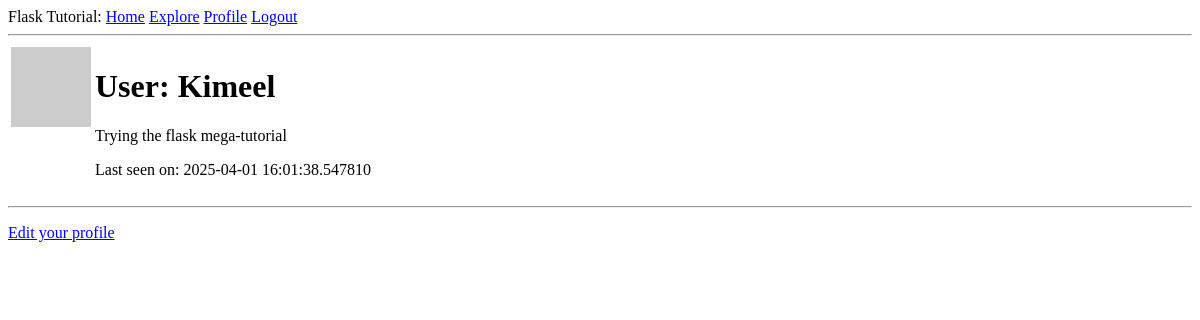
/user/Kimeel (signed in), run on an earlier commit of the app's database.
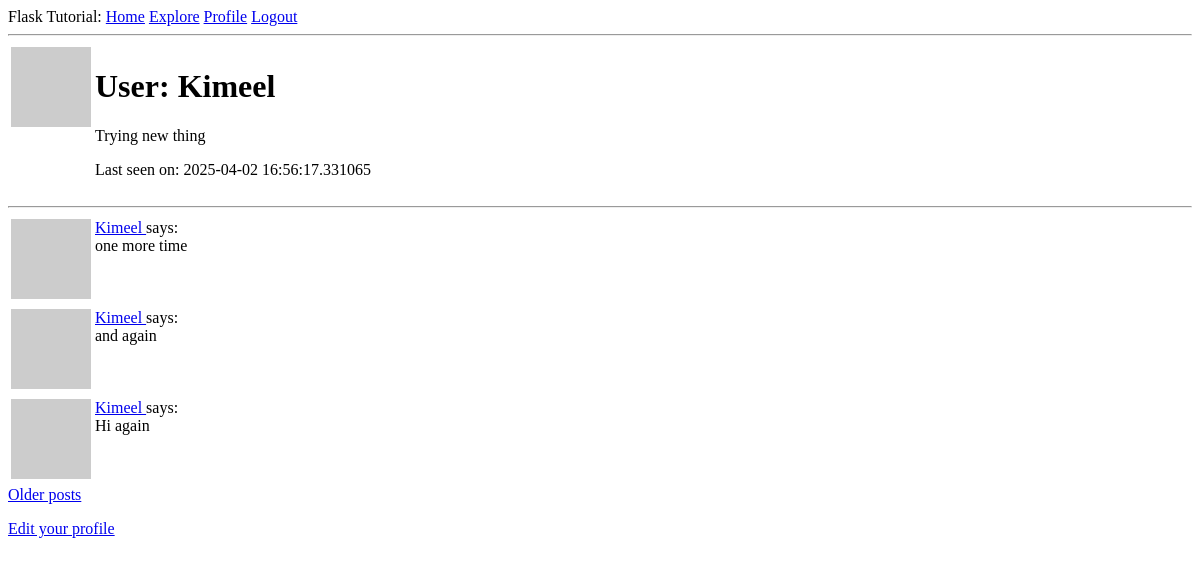
And on a later commit of the database.
### app/models.py (models this page shows, shortened)
class User(UserMixin, db.Model):
    id: so.Mapped[int] = so.mapped_column(primary_key=True)
    username: so.Mapped[str] = so.mapped_column(sa.String(64), index=True,
                                                unique=True)
    email: so.Mapped[str] = so.mapped_column(sa.String(120), index=True,
                                             unique=True)
    password_hash: so.Mapped[Optional[str]] = so.mapped_column(sa.String(256))
    posts: so.WriteOnlyMapped['Post'] = so.relationship(back_populates='author')
    about_me: so.Mapped[Optional[str]] = so.mapped_column(sa.String(140))
    last_seen: so.Mapped[Optional[datetime]] = so.mapped_column(
        default=lambda: datetime.now(timezone.utc))
    following: so.WriteOnlyMapped['User'] = so.relationship(
        secondary=followers, primaryjoin=(followers.c.follower_id == id),
        secondaryjoin=(followers.c.followed_id == id),
        back_populates='followers')
    followers: so.WriteOnlyMapped['User'] = so.relationship(
        secondary=followers, primaryjoin=(followers.c.followed_id == id),
        secondaryjoin=(followers.c.follower_id == id),
        back_populates='following')
    def avatar(self, size):
        digest = md5(self.email.lower().encode('utf-8')).hexdigest()
        return f'https://www.gravatar.com/avatar/{digest}?d=identicon&s={size}'

class Post(db.Model):
    id: so.Mapped[int] = so.mapped_column(primary_key=True)
    body: so.Mapped[str] = so.mapped_column(sa.String(140))
    timestamp: so.Mapped[datetime] = so.mapped_column(
        index=True, default=lambda: datetime.now(timezone.utc))
    user_id: so.Mapped[int] = so.mapped_column(sa.ForeignKey(User.id),
                                               index=True)
    author: so.Mapped[User] = so.relationship(back_populates='posts')

### app/routes.py (the view)
@app.route('/user/<username>')
@login_required
def user(username):
    user = db.first_or_404(sa.select(User).where(User.username == username))
    page = request.args.get('page', 1, type=int)
    query = user.posts.select().order_by(Post.timestamp.desc())
    posts = db.paginate(query, page=page,
                        per_page=app.config['POSTS_PER_PAGE'],
                        error_out=False)
    next_url = url_for('user', username=user.username, page=posts.next_num) \
        if posts.has_next else None
    prev_url = url_for('user', username=user.username, page=posts.prev_num) \
        if posts.has_prev else None
    form = EmptyForm()
    return render_template('user.html', user=user, posts=posts.items,
                           next_url=next_url, prev_url=prev_url, form=form)

### app/models.py (called while the page is built)
@login.user_loader
def load_user(id):
    return db.session.get(User, int(id))

### app/routes.py (called while the page is built)
@app.before_request
def before_request():
    if current_user.is_authenticated:
        current_user.last_seen = datetime.now(timezone.utc)
        db.session.commit()

### app/templates/user.html (shortened to what this page needs)
{% extends "base.html" %}
{% block content %}
    <table>
        <tr valign="top">
            <td><img src="{{ user.avatar(128) }}"></td>
            <td>
                <h1>User: {{ user.username }}</h1>
                {% if user.about_me %}<p>{{ user.about_me }}</p>{% endif %}
                {% if user.last_seen %}<p>Last seen on: {{ user.last_seen }}</p>{% endif %}
            </td>
        </tr>
    </table>
    <hr>
    {% for post in posts %}
        {% include '_post.html' %}
    {% endfor %}
    {% if next_url %}
    <a href="{{ next_url }}">Older posts</a>
    {% endif %}
    {% if user == current_user %}
        <p><a href="{{ url_for('edit_profile') }}">Edit your profile</a></p>
    {% endif %}
{% endblock %}

### app/templates/base.html (shortened to what this page needs)
<!doctype html>
<html>
    <head>
    </head>
    <body>
        <div>
            Flask Tutorial:
            <a href="{{ url_for('index') }}">Home</a>
            <a href="{{ url_for('explore') }}">Explore</a>
            {% if current_user.is_anonymous %}
            <a href="{{ url_for('login') }}">Login</a>
            {% else %}
            <a href="{{ url_for('user', username=current_user.username) }}">Profile</a>
            <a href="{{ url_for('logout') }}">Logout</a>
            {% endif %}
        </div>
        <hr>
        {% block content %}{% endblock %}
    </body>
</html>

### app/templates/_post.html
<table>
    <tr valign="top">
        <td><img src="{{ post.author.avatar(36) }}"></td>
        <td>
            <a href="{{ url_for('user', username=post.author.username) }}">
                {{ post.author.username }}
            </a>
            says:<br>{{ post.body }}
        </td>
    </tr>
</table>

What changed in the data, as far as the page shows it:
changed User "Kimeel": about_me "Trying the flask mega-tutorial" → "Trying new thing"; last_seen "2025-04-01 16:01:38.547810" → "2025-04-02 16:56:17.331065"
added Post: author.username "Kimeel", body "one more time"
added Post: author.username "Kimeel", body "and again"
added Post: author.username "Kimeel", body "Hi again"
Also different on the page:
text now shown: "Older posts"
